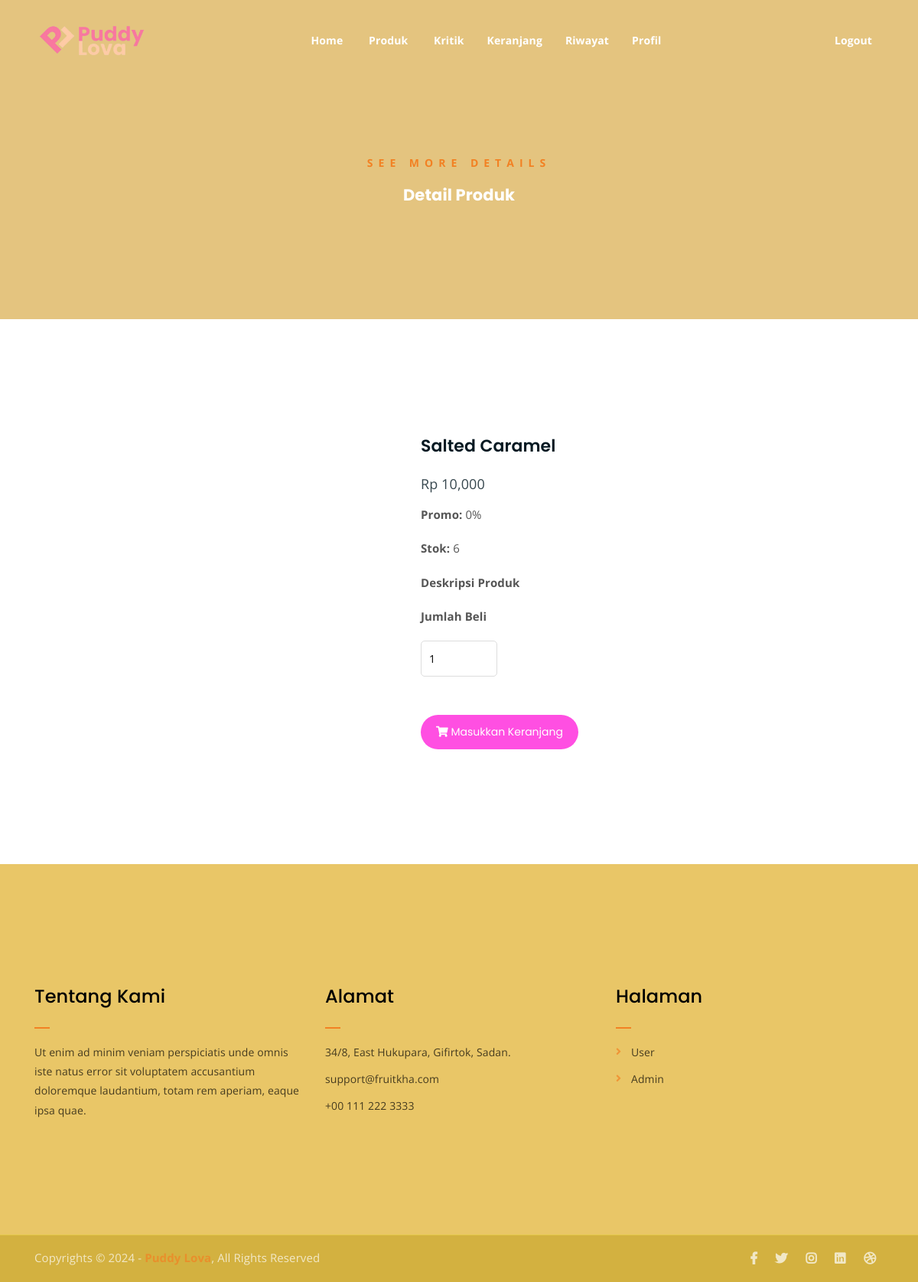
Page /produk-detail.php?id_produk=k3gd6 (signed in) on the committed database.
### tables this page shows
CREATE TABLE `promosi` (
  `id_promosi_produk` int(11) NOT NULL,
  `id_produk` varchar(55) NOT NULL,
  `promo` varchar(55) NOT NULL,
  `mulai` varchar(55) NOT NULL,
  `berakhir` varchar(55) NOT NULL
);

CREATE TABLE `produk` (
  `id` int(11) NOT NULL,
  `id_produk` varchar(11) NOT NULL,
  `nama_produk` varchar(55) NOT NULL,
  `gambar` varchar(55) NOT NULL,
  `harga` varchar(55) NOT NULL,
  `stok_produk` varchar(11) NOT NULL,
  `deskripsi` varchar(1000) NOT NULL
);

### produk-detail.php (the view, shortened to what this page needs)
<?php
include("./app/database/db.php");
$id_produk = $_GET['id_produk'];
$produk = mysqli_query($conn, "SELECT * FROM produk LEFT JOIN promosi ON produk.id_produk = promosi.id_produk WHERE produk.id_produk = '$id_produk'");
$p = mysqli_fetch_array($produk);
?>
<!DOCTYPE html>
<html lang="en">
<head>
	<link rel="stylesheet" href="assets/css/all.min.css">
	<link rel="stylesheet" href="assets/bootstrap/css/bootstrap.min.css">
	<link rel="stylesheet" href="assets/css/owl.carousel.css">
	<link rel="stylesheet" href="assets/css/magnific-popup.css">
	<link rel="stylesheet" href="assets/css/animate.css">
	<link rel="stylesheet" href="assets/css/meanmenu.min.css">
	<link rel="stylesheet" href="assets/css/main.css">
	<link rel="stylesheet" href="assets/css/responsive.css">
</head>
<body>
	<?php include('./include/nav.php') ?>
	<div class="breadcrumb-section breadcrumb-bg">
		<div class="container">
			<div class="row">
				<div class="col-lg-8 offset-lg-2 text-center">
					<div class="breadcrumb-text">
						<p>See more Details</p>
						<h4 style="color: white;">Detail Produk</h4>
					</div>
				</div>
			</div>
		</div>
	</div>
	<div class="single-product mt-150 mb-150">
		<div class="container">
			<form action="post-keranjang.php" method="POST">
				<div class="row">
					<div class="col-md-5">
						<div class="single-product-img">
						</div>
					</div>
					<div class="col-md-7">
						<div class="single-product-content">
							<h3><?php echo $p['nama_produk'] ?></h3>
							<p class="single-product-pricing"><span>Rp <?php echo number_format($p['harga']) ?></span></p>
							<div class="single-product-form">
								<p><strong>Promo: </strong><?php echo $p['promo'] ?>%</p>
								<p><strong>Stok: </strong><?php echo $p['stok_produk'] ?></p>
								<p class="mb-1"><strong>Deskripsi Produk</strong></p>
								<p><strong>Jumlah Beli</strong></p>
								<input type="number" name="jumlah" value="1">
							</div>
							<button type="submit" name="keranjang" class="cart-btn"><i class="fas fa-shopping-cart"></i> Masukkan Keranjang</button>
						</div>
					</div>
				</div>
			</form>
		</div>
	</div>
	<?php include('./include/footer.php') ?>
</body>
</html>

### assets/css/main.css (style rules this page uses)
html { font-size: 14px; font-weight: 400; line-height: 28px; height: 100%; }
body { font-family: "Open Sans", sans-serif; font-weight: 400; font-size: 1rem; letter-spacing: 0.1px; line-height: 1.8; color: #051922; overflow-x: hidden; }
h1, .h1, h2, .h2, h3, .h3, h4, .h4, h5, .h5, h6, .h6 { font-family: "Poppins", sans-serif; font-weight: 700; margin: 0 0 1.25rem 0; color: #051922; }
h1:last-child, .h1:last-child, h2:last-child, .h2:last-child, h3:last-child, .h3:last-child, h4:last-child, .h4:last-child, h5:last-child, .h5:last-child, h6:last-child, .h6:last-child { margin: 0; }
h3, .h3 { font-size: 2rem; font-weight: 700; line-height: 2.25rem; }
h4, .h4 { font-size: 1.5rem; font-weight: 700; line-height: 1.75rem; }
p { font-family: "Open Sans", sans-serif; font-weight: 400; font-size: 1rem; letter-spacing: 0.1px; line-height: 1.8; color: #051922; margin: 0 0 1.25rem 0; }
.mt-150 { margin-top: 150px; }
.mb-150 { margin-bottom: 150px; }
a.boxed-btn, a.bordered-btn, a.cart-btn, button.cart-btn { border-radius: 50px; border: none; }
.breadcrumb-bg { background-image: url(../img/breadcrumb-bg.jpg); }
.breadcrumb-text p { color: #f28123; font-weight: 700; text-transform: uppercase; letter-spacing: 7px; }
.breadcrumb-section { padding: 150px 0; background-size: cover; background-position: center center; position: relative; z-index: 1; background-attachment: fixed; padding-top: 200px; }
.breadcrumb-section:after { position: absolute; left: 0; top: 0; width: 100%; height: 100%; content: ""; background-color: #e0b862; z-index: -1; opacity: 0.8; }
html, body { height: 100%; }
input.cart-btn, button.cart-btn { font-family: "Poppins", sans-serif; display: inline-block; background-color: #ff4fe2; color: #fff; padding: 10px 20px; }
.single-product-content h3 { font-size: 22px; font-weight: 600; }
p.single-product-pricing span { font-size: 18px; display: block; opacity: 0.8; margin-bottom: 10px; font-weight: 400; }
.single-product-content p { font-size: 15px; color: #555; line-height: 1.8; }
.single-product-content p.single-product-pricing { font-size: 32px; font-weight: 700; margin-bottom: 10px; color: #051922; line-height: inherit; }
input[type="number"] { border: 1px solid #ddd; border-radius: 5px; padding: 10px; width: 100px; margin-bottom: 15px; }
.single-product-content { margin-left: 30px; }

### rows in the picture
promosi: produk.nama_produk "Salted Caramel", produk.harga "10,000", promo "0", produk.stok_produk "6"
